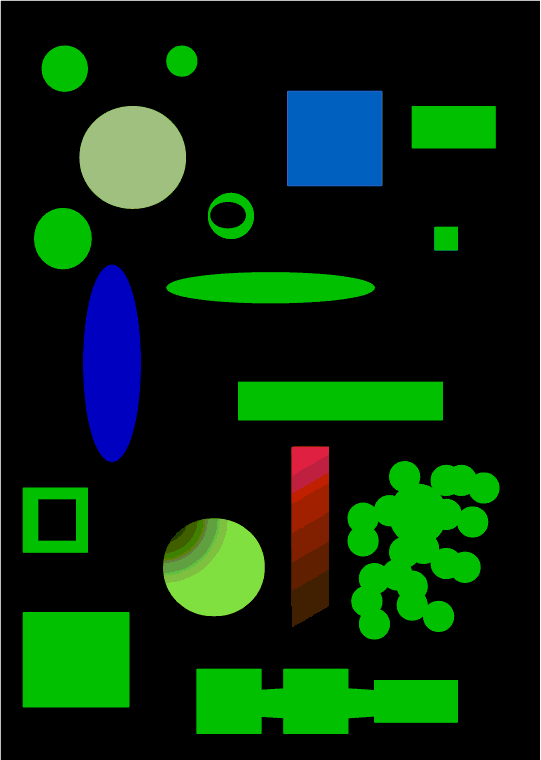
//> input picture data/example_blob.bmp, 541 x 760 px
$ ./out_of_focus_deblur_filter -image=../../../../../data/example_blob.bmp   (built with g++ and OpenCV 4)
//> lines starting //> are read from the running program, lines starting //| are printed output that depends on the picture; after the words box and inside, x2 and y2 are one past the last pixel; in counts of white or black regions, pixels touching at a corner belong together
/**
* @brief You will learn how to recover an out-of-focus image by Wiener filter
* @author Karpushin Vladislav, ***REDACTED-EMAIL***, https://github.com/VladKarpushin
*/
#include <iostream>
#include "opencv2/imgproc.hpp"
#include "opencv2/imgcodecs.hpp"

using namespace cv;
using namespace std;

void help();
void calcPSF(Mat& outputImg, Size filterSize, int R);
void fftshift(const Mat& inputImg, Mat& outputImg);
void filter2DFreq(const Mat& inputImg, Mat& outputImg, const Mat& H);
void calcWnrFilter(const Mat& input_h_PSF, Mat& output_G, double nsr);

const String keys =
"{help h usage ? |             | print this message   }"
"{image          |original.JPG | input image name     }"
"{R              |53           | radius               }"
"{SNR            |5200         | signal to noise ratio}"
;

int main(int argc, char *argv[])
{
    help();
    CommandLineParser parser(argc, argv, keys);
    if (parser.has("help"))
    {
        parser.printMessage();
        return 0;
    }

    int R = parser.get<int>("R");
    int snr = parser.get<int>("SNR");
    string strInFileName = parser.get<String>("image");

    if (!parser.check())
    {
        parser.printErrors();
        return 0;
    }

    Mat imgIn;
    imgIn = imread(strInFileName, IMREAD_GRAYSCALE);
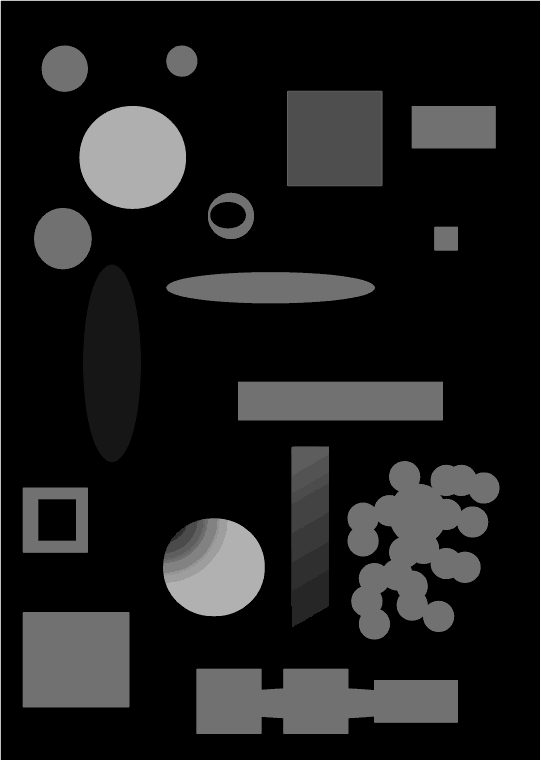
//> imgIn: 760 rows x 541 cols, CV_8UC1; min 0, max 255, mean 28.9
    if (imgIn.empty()) //check whether the image is loaded or not
    {
        cout << "ERROR : Image cannot be loaded..!!" << endl;
        return -1;
    }

    Mat imgOut;

//! [main]
    // it needs to process even image only
    Rect roi = Rect(0, 0, imgIn.cols & -2, imgIn.rows & -2);
//> roi = Rect(0, 0, 540, 760)

    //Hw calculation (start)
    Mat Hw, h;
    calcPSF(h, roi.size(), R);
    calcWnrFilter(h, Hw, 1.0 / double(snr));
    //Hw calculation (stop)

    // filtering (start)
    filter2DFreq(imgIn(roi), imgOut, Hw);
    // filtering (stop)
//! [main]

    imgOut.convertTo(imgOut, CV_8U);
    normalize(imgOut, imgOut, 0, 255, NORM_MINMAX);
    imwrite("result.jpg", imgOut);
    return 0;
}

void help()
{
    cout << "2018-07-12" << endl;
    cout << "DeBlur_v8" << endl;
    cout << "You will learn how to recover an out-of-focus image by Wiener filter" << endl;
}

//! [calcPSF]
void calcPSF(Mat& outputImg, Size filterSize, int R)
{
//> called with filterSize = Size(540, 760), R = 53
    Mat h(filterSize, CV_32F, Scalar(0));
    Point point(filterSize.width / 2, filterSize.height / 2);
//> point = Point(270, 380)
    circle(h, point, R, 255, -1, 8);
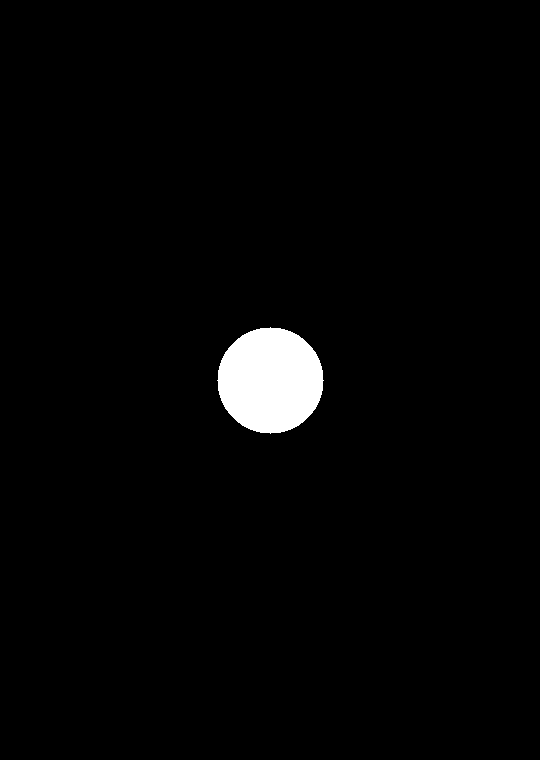
//> h: 760 rows x 540 cols, CV_32FC1; 2.1% white; 1 white region, box (x1, y1, x2, y2) and area: (217, 327, 324, 434) 8809
    Scalar summa = sum(h);
//> summa = Scalar(2246295)
    outputImg = h / summa[0];
}
//! [calcPSF]

//! [fftshift]
void fftshift(const Mat& inputImg, Mat& outputImg)
{
    outputImg = inputImg.clone();
    int cx = outputImg.cols / 2;
//> cx = 270
    int cy = outputImg.rows / 2;
//> cy = 380
    Mat q0(outputImg, Rect(0, 0, cx, cy));
    Mat q1(outputImg, Rect(cx, 0, cx, cy));
    Mat q2(outputImg, Rect(0, cy, cx, cy));
    Mat q3(outputImg, Rect(cx, cy, cx, cy));
    Mat tmp;
    q0.copyTo(tmp);
    q3.copyTo(q0);
    tmp.copyTo(q3);
    q1.copyTo(tmp);
    q2.copyTo(q1);
    tmp.copyTo(q2);
}
//! [fftshift]

//! [filter2DFreq]
void filter2DFreq(const Mat& inputImg, Mat& outputImg, const Mat& H)
{
    Mat planes[2] = { Mat_<float>(inputImg.clone()), Mat::zeros(inputImg.size(), CV_32F) };
//> planes[1]: 760 rows x 540 cols, CV_32FC1; every value is 0
    Mat complexI;
    merge(planes, 2, complexI);
    dft(complexI, complexI, DFT_SCALE);

    Mat planesH[2] = { Mat_<float>(H.clone()), Mat::zeros(H.size(), CV_32F) };
    Mat complexH;
    merge(planesH, 2, complexH);
    Mat complexIH;
    mulSpectrums(complexI, complexH, complexIH, 0);

    idft(complexIH, complexIH);
    split(complexIH, planes);
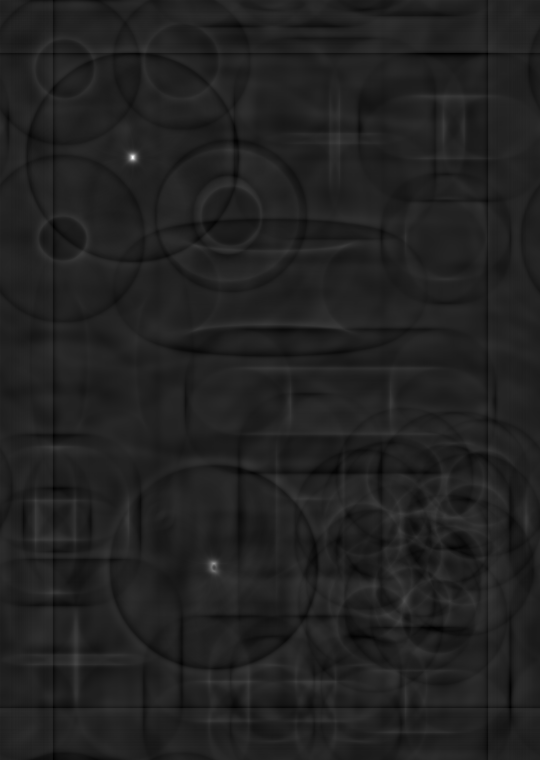
//> planes[0]: 760 rows x 540 cols, CV_32FC1; min -3590.4, max 23859.1, mean 28.4; drawn with min black and max white
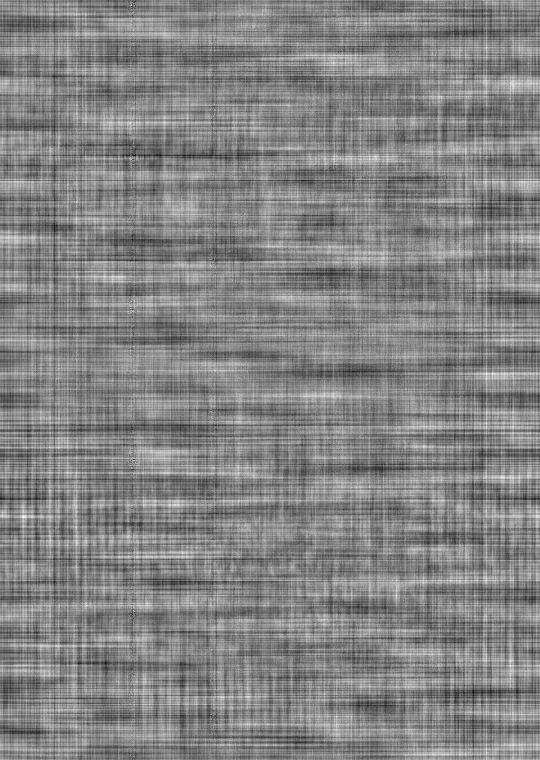
//> planes[1]: 760 rows x 540 cols, CV_32FC1; min -0.00126, max 0.00119, mean -9.08e-14; drawn with min black and max white
//> in main, `imgOut.convertTo(imgOut, CV_8U);`:
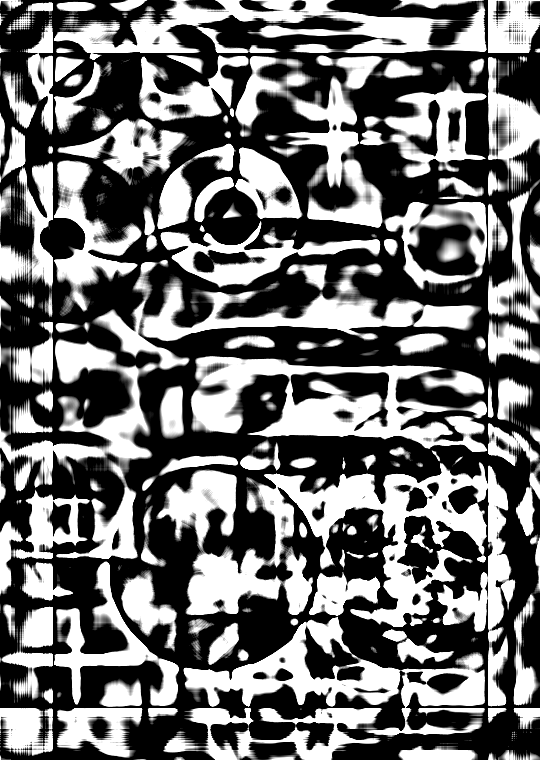
//> imgOut: 760 rows x 540 cols, CV_8UC1; min 0, max 255, mean 110.7
    outputImg = planes[0];
}
//! [filter2DFreq]

//! [calcWnrFilter]
void calcWnrFilter(const Mat& input_h_PSF, Mat& output_G, double nsr)
{
    Mat h_PSF_shifted;
    fftshift(input_h_PSF, h_PSF_shifted);
    Mat planes[2] = { Mat_<float>(h_PSF_shifted.clone()), Mat::zeros(h_PSF_shifted.size(), CV_32F) };
    Mat complexI;
    merge(planes, 2, complexI);
    dft(complexI, complexI);
    split(complexI, planes);
    Mat denom;
    pow(abs(planes[0]), 2, denom);
    denom += nsr;
    divide(planes[0], denom, output_G);
}
//! [calcWnrFilter]
